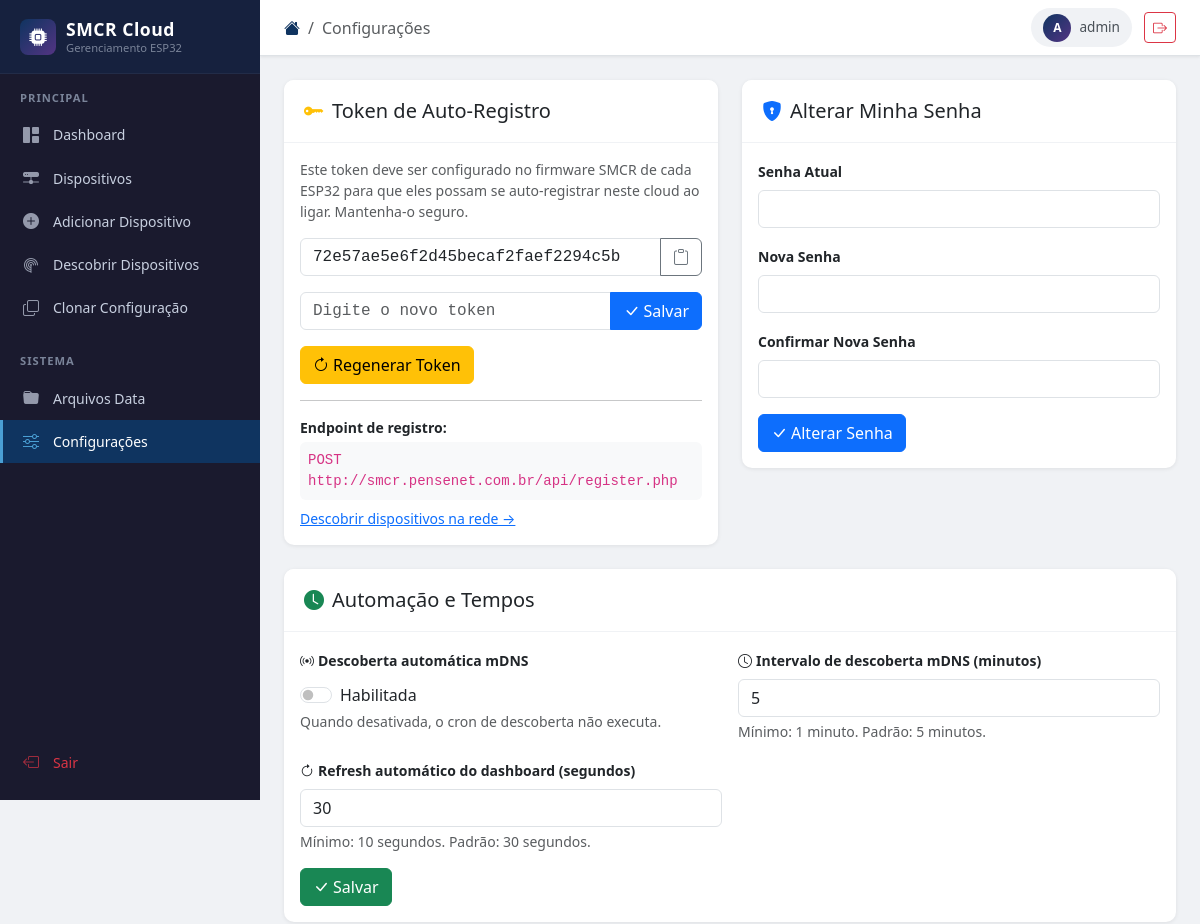
Before: /settings.php (signed in, upper part) with the older database file.
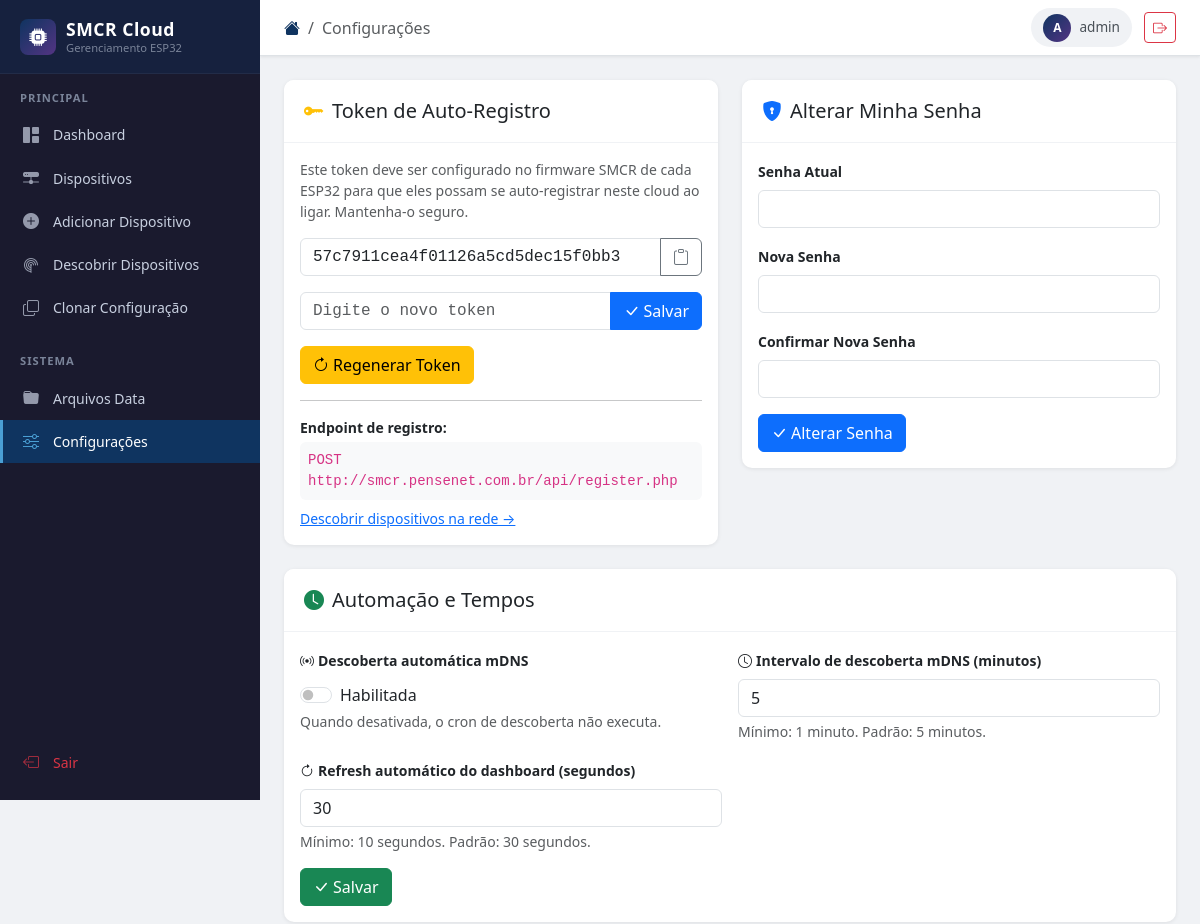
After: the same page with the newer database file.
### tables this page shows
CREATE TABLE IF NOT EXISTS settings (
    `key`   VARCHAR(64)  NOT NULL PRIMARY KEY,
    value   TEXT         NOT NULL DEFAULT '',
    updated_at TIMESTAMP DEFAULT CURRENT_TIMESTAMP ON UPDATE CURRENT_TIMESTAMP
);

### config/auth.php (called while the page is built, shortened)
<?php
function h(string $str): string {
    return htmlspecialchars($str, ENT_QUOTES | ENT_SUBSTITUTE, 'UTF-8');
}

### settings.php (the view, shortened to what the changed rows need)
<?php
require_once __DIR__ . '/config/auth.php';
$db = getDB();
$stmt = $db->prepare("SELECT value FROM settings WHERE `key` = 'register_token'");
$stmt->execute();
$register_token = $stmt->fetchColumn() ?: '—';
include __DIR__ . '/includes/header.php';
?>
<div class="row g-4">
    <div class="col-lg-6">
        <div class="card">
            <div class="card-body">
                <div class="input-group mb-3">
                    <input type="text" class="form-control font-monospace" id="reg_token_display"
                           value="<?= h($register_token) ?>" readonly>
                    <button class="btn btn-outline-secondary" onclick="copyText(this, '<?= h($register_token) ?>')" title="Copiar">
                        <i class="bi bi-clipboard"></i>
                    </button>
                </div>
            </div>
        </div>
    </div>
</div>
<?php include __DIR__ . '/includes/footer.php'; ?>

Changed rows visible on the page:
changed settings: value "72e57ae5e6f2d45becaf2faef2294c5b" → "57c7911cea4f01126a5cd5dec15f0bb3"
